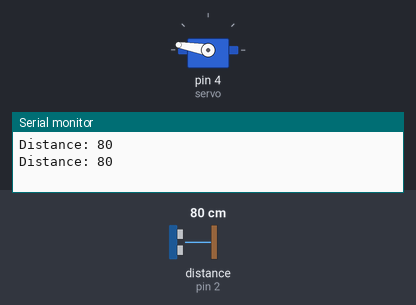
Bench run of a sketch on a simulated Arduino Uno, built with avr-gcc and run on an emulated ATmega328P. Parts: servo, the last lines printed to the serial monitor. The inputs (shaded band) are chosen by the test bench; at power-on: distance to the obstacle (sensor on pin 2) 80 cm. The echo pulse lasts 58.3 µs per cm.

Above: at 1.4 s.
1.5 s: distance to the obstacle (sensor on pin 2) set to 11 cm
3.4 s: distance to the obstacle (sensor on pin 2) set to 8 cm
At 4.69 s:
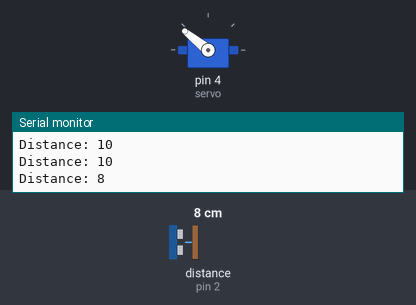
At 6.5 s:
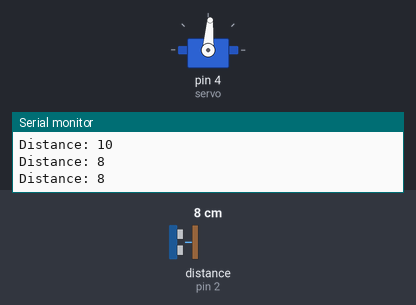
Timing chart, 0 to 8.0 s (numbered marks = the images above; inputs shaded):
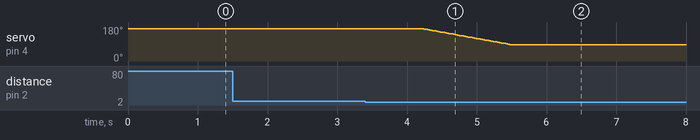

Measured:
- the behaviour switches between 10 and 9 cm on distance to the obstacle (sensor on pin 2) (found by bisection; images 0 and 1)
- after the input at 3.4 s, servo on pin 4 (servo): moves from 170° to 86° over 1.3 s, starting after 0.84 s

The sketch:

slagboon.ino
```cpp
#include <Servo.h> // libary for the servo

#define trigPin 1  // ultrasonic sensor trig
#define echoPin 2  // ultrasonic sensor echo
#define servo   4  // servo

Servo myservo;    // create servo object to control a servo

int duration, distance1;
int pos = 170;                // startposition servo
int detectie_distance = 10;   // distance barrier closes/opens
int distance = detectie_distance;
bool up = false;
bool down = false;
bool start = false; // true if it starts the circuit

void setup() {
  Serial.begin(9600);

  //setup for ultrasonic sensor
  pinMode(trigPin, OUTPUT);
  pinMode(echoPin, INPUT);

  //setup for servo
  myservo.attach(servo);
  myservo.write(pos);
  delay(200);
}

void loop(){
  if(!up || !down){     // while barrier hasn't been up and down
    slagboom();
  }
}

void slagboom(){
  digitalWrite(trigPin, LOW);   // send pulse
  delayMicroseconds(2);
  digitalWrite(trigPin, HIGH);
  delayMicroseconds(10);
  digitalWrite(trigPin, LOW);
  duration = pulseIn(echoPin, HIGH);  // receive pulse
  distance1 = (duration/2) / 29.1;    // calculate distance in cm
  delay(500);
  if(distance1>0){       // servo wil stil function correctly if distance 0 or negative
    distance = distance1;
  }
  Serial.print("Distance: ");   // display distance on monitor
  Serial.println(distance);

  // check if barrier should be up or down
  if(distance<detectie_distance && !start){       // barrier down in case the barrier doesn't start the circuit
    for (pos = pos; pos > 85; pos -= 1) { // goes from pos degrees to 85 degrees
    myservo.write(pos);              // tell servo to go to position in variable 'pos'
    delay(15);                       // waits 15ms for the servo to reach the position
    down = true;
    }
  }
  else if(distance>detectie_distance && start){       // barrier down in case the barrier does start the circuit
    for (pos = pos; pos > 85; pos -= 1) { // goes from pos degrees to 85 degrees
    myservo.write(pos);              // tell servo to go to position in variable 'pos'
    delay(15);                       // waits 15ms for the servo to reach the position
    down = true;
    }
  }
  else{                         // barrier up
    for (pos = pos; pos < 170; pos += 1) { // goes from pos degrees to 170 degrees
    myservo.write(pos);              // tell servo to go to position in variable 'pos'
    delay(15);                       // waits 15ms for the servo to reach the position
    up = true;
    }
  }
}
```
